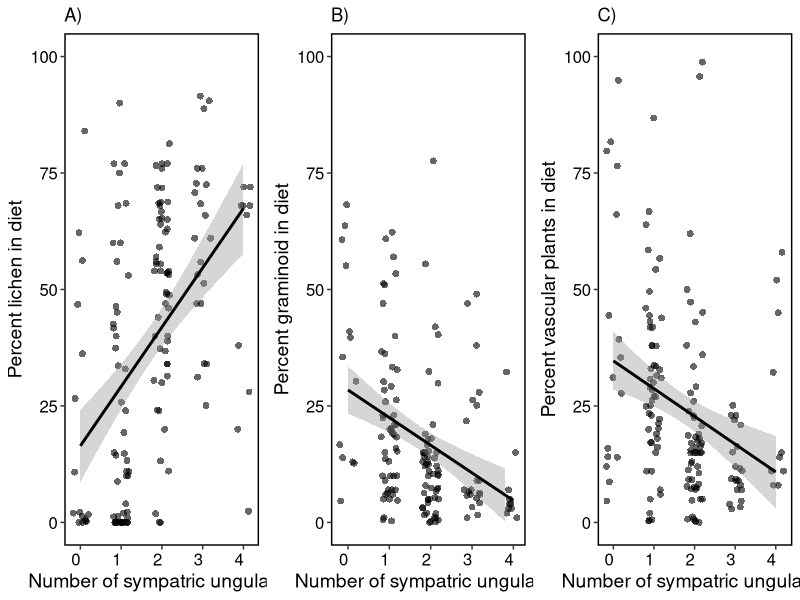

The R script that drew this image:


library(data.table)
library(ggplot2)
library(gridExtra)

sub <- fread("output/clean-data.csv")

sub <- sub[!is.na(sub$sympatric_ungulates)]

### Sympatric ungulates
sub$sympatric_ungulates[sub$sympatric_ungulates == "4"] <- "4"
sub$sympatric_ungulates[sub$sympatric_ungulates == "5"] <- "4"
sub$sympatric_ungulates[sub$sympatric_ungulates == "6"] <- "4"

sub$sympatric_ungulates <- as.numeric(sub$sympatric_ungulates) #, levels=c("0", "1",  "2", "3", ">4"))


aa <- ggplot(sub, 
             aes(sympatric_ungulates, lichen, fill=sympatric_ungulates)) + 
  geom_jitter(color = "black", 
              shape = 16,
              position = position_jitter(0.2),
              size = 2,
              alpha = 0.6) +
  geom_smooth(method = "lm", color = "black") +
  #geom_boxplot(fill = "darkgrey", 
  #             alpha = 0.5,
  #             outlier.color = NA) + 
  ylab("Percent lichen in diet") + xlab("Number of sympatric ungulates") +
  ylim(0,100) +
  ggtitle("A)") +
  theme(legend.position = 'none',
        legend.key = element_blank(),
        legend.text = element_text(size = 12, color = "black"),
        legend.title = element_blank(),
        axis.title = element_text(size=14),
        axis.text.y = element_text(size=12, color = "black"),
        axis.text.x = element_text(size = 12, color = "black",  hjust = 1), 
        strip.text  = element_text(size = 16),
        strip.background = element_rect(colour="black", size = 1, fill = "white"),
        panel.grid.minor = element_blank(),
        panel.background = element_blank(),
        panel.border = element_rect(colour = "black", fill=NA, size=1)) 

bb <- ggplot(sub, 
             aes(sympatric_ungulates, graminoid, fill=sympatric_ungulates)) + 
  geom_jitter(color = "black", 
              shape = 16,
              position = position_jitter(0.2),
              size = 2,
              alpha = 0.6) +
  geom_smooth(method = "lm", color = "black") +
  #geom_boxplot(fill = "darkgrey", 
  #             alpha = 0.5,
  #             outlier.color = NA) + 
  ylab("Percent graminoid in diet") + xlab("Number of sympatric ungulates") +
  ylim(0,100) +
  ggtitle("B)") +
  theme(legend.position = 'none',
        legend.key = element_blank(),
        legend.text = element_text(size = 12, color = "black"),
        legend.title = element_blank(),
        axis.title = element_text(size=14),
        axis.text.y = element_text(size=12, color = "black"),
        axis.text.x = element_text(size = 12, color = "black", hjust = 1), 
        strip.text  = element_text(size = 16),
        strip.background = element_rect(colour="black", size = 1, fill = "white"),
        panel.grid.minor = element_blank(),
        panel.background = element_blank(),
        panel.border = element_rect(colour = "black", fill=NA, size=1)) 

cc <- ggplot(sub, 
             aes(sympatric_ungulates, vascular, fill=sympatric_ungulates)) + 
  geom_jitter(color = "black", 
              shape = 16,
              position = position_jitter(0.2),
              size = 2,
              alpha = 0.6) +
  geom_smooth(method = "lm", color = "black") +
  #geom_boxplot(fill = "darkgrey", 
   #            alpha = 0.5,
    #           outlier.color = NA) + 
  ylab("Percent vascular plants in diet") + xlab("Number of sympatric ungulates") +
  ylim(0,100) +
  ggtitle("C)") +
  theme(legend.position = 'none',
        legend.key = element_blank(),
        legend.text = element_text(size = 12, color = "black"),
        legend.title = element_blank(),
        axis.title = element_text(size=14),
        axis.text.y = element_text(size=12, color = "black"),
        axis.text.x = element_text(size = 12, color = "black", hjust = 1), 
        strip.text  = element_text(size = 16),
        strip.background = element_rect(colour="black", size = 1, fill = "white"),
        panel.grid.minor = element_blank(),
        panel.background = element_blank(),
        panel.border = element_rect(colour = "black", fill=NA, size=1)) 


g <- grid.arrange(aa,bb, cc, nrow = 1)

ggsave(
  'figures/fig3.pdf',
  g,
  width = 10,
  height = 5,
  dpi = 320
)
